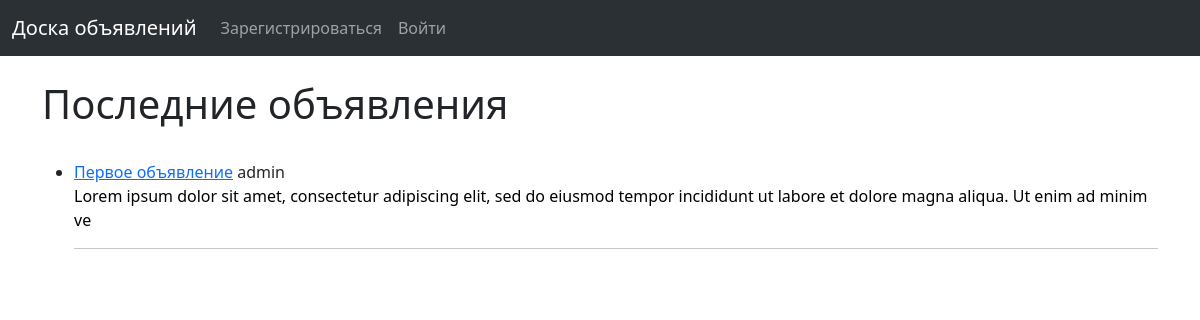
Before: / with the older database file.
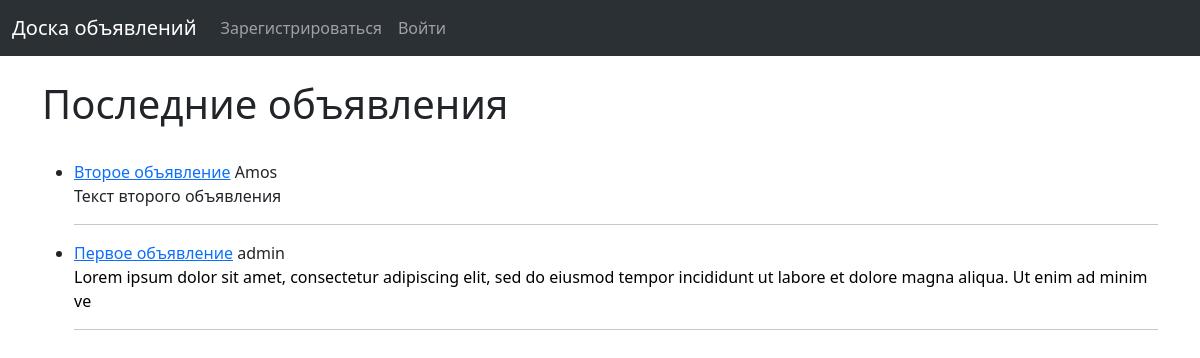
After: the same page with the newer database file.
### board/models.py (models this page shows, shortened)
class Announcement(models.Model):
    title = models.CharField("Заголовок", max_length=255)
    title_tag = models.CharField("Тэг заголовка", max_length=255)
    author = models.ForeignKey(User, on_delete=models.CASCADE, verbose_name="Автор")
    publication_datetime = models.DateTimeField("Дата публикации", auto_now_add=True)
    text = RichTextField("Текст", blank=True, null=True)
    image = models.ImageField("Картинка", null=True, blank=True, upload_to="images/")
    category = models.ManyToManyField(Category, verbose_name="Категория")

### board/views.py (the view)
# urls.py: path("", BoardView.as_view(), name="board"),
class BoardView(ListView):
    model = Announcement
    template_name = "board.html"
    ordering = ["-id"]

### board/templates/board.html (shortened to what this page needs)
{% extends 'base.html' %}
{% block content %}
<br/>
<h1>Последние объявления</h1>
<br/>
<ul>
{% for announcement in object_list %}
    <li>
        <a href='{% url 'announcement_details' announcement.pk %}'>{{announcement.title}}</a>
        {{announcement.author}}
        <br/>
        {{announcement.text|slice:200|safe}}
        <hr>
    </li>
{% endfor %}
</ul>
{% endblock %}

Changed rows visible on the page:
added Announcement: title "Второе объявление", author "Amos", text "Текст второго объявления"
